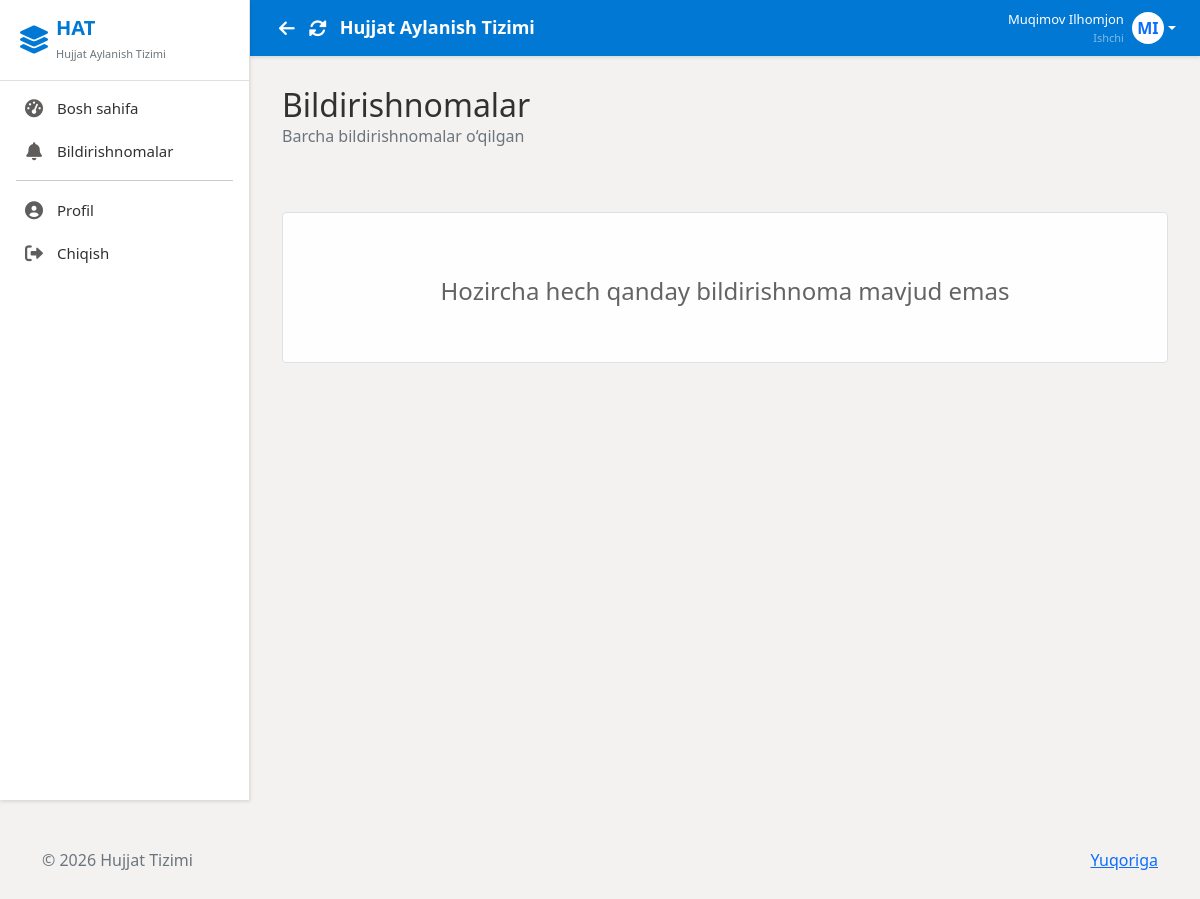
Before: /notifications/ (signed in) with the older database file.
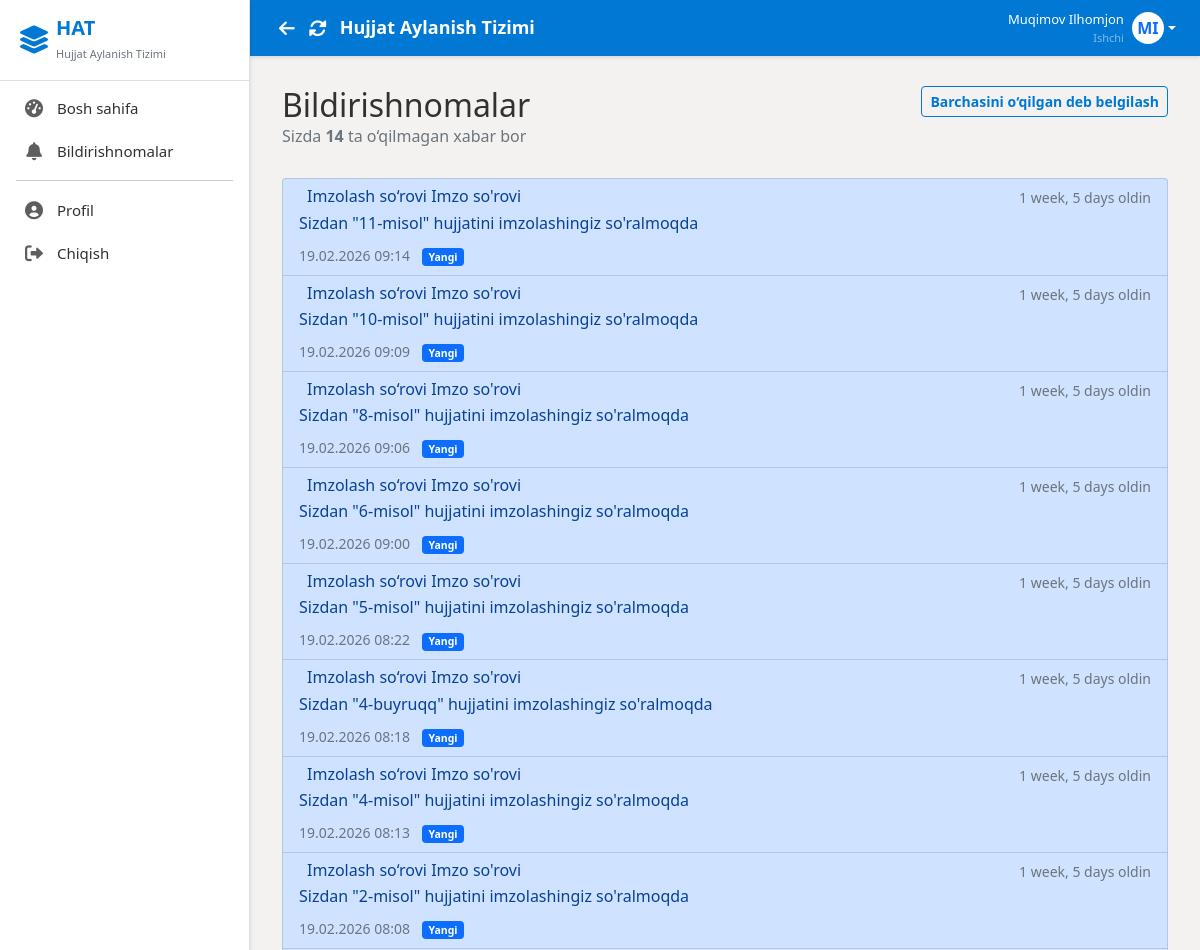
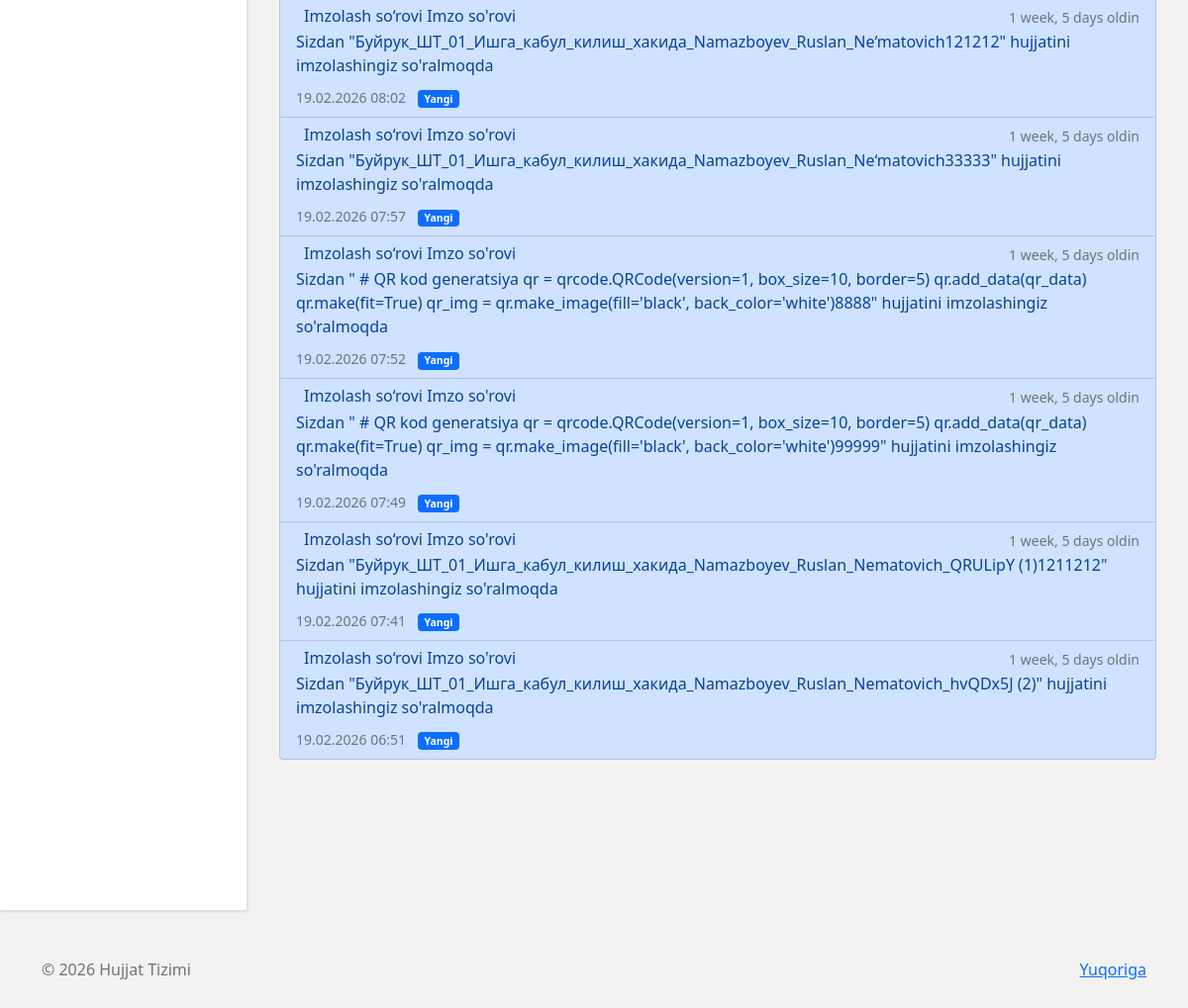
After: the same page with the newer database file (2 pictures, top to bottom).
### users/models.py (models this page shows, shortened)
class CustomUser(AbstractUser):
    ROLE_CHOICES = (
        ('admin', 'Administrator'),
        ('employee', 'Ishchi'),
        ('director', 'Direktor'),
    )
    role = models.CharField(max_length=20, choices=ROLE_CHOICES, default='employee')
    branch = models.ManyToManyField(
        Branch,
        related_name='employees',
        blank=True
    )
    profile_image = models.ImageField(upload_to='profiles/', null=True, blank=True)
    signature_image = models.ImageField(upload_to='signatures/', null=True, blank=True)
    fingerprint_enabled = models.BooleanField(default=False, verbose_name='Fingerprint Authentication Enabled')
    middle_name = models.CharField(max_length=100, blank=True, verbose_name='Otasining ismi')
    position = models.CharField(max_length=200, blank=True, verbose_name='Lavozim')
    class Meta:
        verbose_name = 'User'
        verbose_name_plural = 'Users'

### documents/models.py (models this page shows, shortened)
class Notification(models.Model):
    NOTIFICATION_TYPES = (
        ('signature_request', 'Imzo so\'rovi'),
        ('document_signed', 'Hujjat imzolandi'),
        ('status_changed', 'Holat o\'zgardi'),
    )
    user = models.ForeignKey('users.CustomUser', on_delete=models.CASCADE, related_name='notifications')
    notification_type = models.CharField(max_length=30, choices=NOTIFICATION_TYPES)
    order = models.ForeignKey(Order, on_delete=models.CASCADE, related_name='notifications', null=True, blank=True)
    message = models.TextField()
    read = models.BooleanField(default=False)
    created_at = models.DateTimeField(auto_now_add=True)
    class Meta:
        verbose_name = 'Bildirishnoma'
        verbose_name_plural = 'Bildirishnomalar'
        ordering = ['-created_at']

### users/views.py (the view)
# urls.py: path('notifications/',  views.notifications,        name='notifications'),
@login_required
def notifications(request):
    notifications = Notification.objects.filter(user=request.user).order_by('-created_at')
    unread_count = notifications.filter(read=False).count()
    if request.method == 'POST' and 'mark_all_read' in request.POST:
        notifications.update(read=True)
        messages.success(request, 'All notifications marked as read')
        return redirect('notifications')
    return render(request, 'users/notifications.html', {
        'notifications': notifications,
        'unread_count': unread_count
    })

### users/context_processors.py (called while the page is built)
def sidebar_branches(request):
    branches = Branch.objects.select_related('parent_branch').prefetch_related('sub_branches')
    return {
        'sidebar_branches': branches
    }

### templates/users/notifications.html (shortened to what this page needs)
{% extends 'base.html' %}
{% load static %}
{% block content %}
<div class="container mt-4">
    <div class="row mb-4">
        <div class="col">
            <h2 class="mb-0">Bildirishnomalar</h2>
            <p class="text-muted">
                {% if unread_count > 0 %}
                Sizda <strong>{{ unread_count }}</strong> ta o‘qilmagan xabar bor
                {% else %}
                Barcha bildirishnomalar o‘qilgan
                {% endif %}
            </p>
        </div>
        <div class="col-auto">
            {% if unread_count > 0 %}
            <form method="POST" class="d-inline">
                <button type="submit" class="btn btn-outline-primary btn-sm">
                     Barchasini o‘qilgan deb belgilash
                </button>
            </form>
            {% endif %}
        </div>
    </div>
    {% if notifications %}
    <div class="list-group">
        {% for notification in notifications %}
        <div
            class="list-group-item list-group-item-action {% if not notification.read %}list-group-item-primary bg-opacity-10{% endif %}">
            <div class="d-flex w-100 justify-content-between">
                <h6 class="mb-1">
                    {% if notification.notification_type == 'signature_request' %}
                    Imzolash so‘rovi
                    {% elif notification.notification_type == 'document_completed' %}
                    <i class="bi bi-check-circle-fill text-success me-2"></i>Buyruq yakunlandi
                    {% elif notification.notification_type == 'document_rejected' %}
                    <i class="bi bi-x-circle-fill text-danger me-2"></i>Buyruq rad etildi
                    {% else %}
                    <i class="bi bi-bell-fill text-secondary me-2"></i>Bildirishnoma
                    {% endif %}
                    {{ notification.get_notification_type_display|default:notification.notification_type }}
                </h6>
                <small class="text-muted">
                    {{ notification.created_at|timesince }} oldin
                </small>
            </div>
            <p class="mb-1">{{ notification.message }}</p>
            <div class="mt-2">
                <small class="text-muted">
                    {{ notification.created_at|date:"d.m.Y H:i" }}
                    {% if not notification.read %}
                    <span class="badge bg-primary ms-2">Yangi</span>
                    {% endif %}
                </small>
            </div>
        </div>
        {% empty %}
        <div class="alert alert-info text-center py-5 my-4">
            <i class="bi bi-bell-slash display-4 d-block mb-3 text-muted"></i>
            <h5>Hozircha bildirishnomalar yo‘q</h5>
            <p class="text-muted">Yangi xabarlar paydo bo‘lganda bu yerda ko‘rinadi</p>
        </div>
        {% endfor %}
    </div>
    {% else %}
    <div class="alert alert-light text-center py-5 my-5 border">
        <h4>Hozircha hech qanday bildirishnoma mavjud emas</h4>
    </div>
    {% endif %}
</div>
{% endblock %}

### templates/base.html (shortened to what this page needs)
<!DOCTYPE html>
<html lang="uz">
<head>
    <link href="https://cdn.jsdelivr.net/npm/bootstrap@5.1.3/dist/css/bootstrap.min.css" rel="stylesheet">
    <link rel="stylesheet" href="https://cdnjs.cloudflare.com/ajax/libs/font-awesome/6.0.0/css/all.min.css">
</head>
<body>
    {% include 'layouts/sidebar.html' %}
    <div class="main-content" id="mainContent">
        {% include 'layouts/header.html' %}
        <div class="container-fluid" style="flex: 1; overflow-y: auto; padding: 16px 20px;">
            {% block content %}{% endblock %}
        </div>
    </div>
    {% include 'layouts/footer.html' %}
</body>
</html>

### templates/layouts/sidebar.html (shortened to what this page needs)
<div class="sidebar">
    <div class="sidebar-header d-flex align-items-center">
        <i class="fas fa-layer-group fs-3 me-2"></i>
        <div>
            <h5 class="mb-0 fw-bold">HAT</h5>
            <small class="text-secondary" style="font-size: 11px;">Hujjat Aylanish Tizimi</small>
        </div>
    </div>
    <div class="sidebar-menu">
        {% if user.is_authenticated %}
        {% if user.role == 'admin' %}
        <a href="{% url 'dashboard' %}"
            class="{% if request.resolver_match.url_name == 'dashboard' %}active{% endif %}">
            <i class="fas fa-tachometer-alt"></i>
            Bosh sahifa
        </a>
        <a role="button" data-bs-toggle="collapse" data-bs-target="#branchesMenu" class="text-dark">
            <i class="fas fa-building"></i>
            <span>Lombardlar</span>
            <i class="fas fa-angle-down ms-auto" style="font-size: 12px; margin-right: 0;"></i>
        </a>
        <div class="collapse" id="branchesMenu">
            <a href="{% url 'create_branch' %}" class="d-block py-1 text-success fw-semibold"
                style="padding-left: 42px;">
                <i class="fas fa-plus me-1"></i> Yangi filial qo‘shish
            </a>
            {% for branch in sidebar_branches %}
            {% if not branch.parent_branch %}
            <a class="d-flex align-items-center text-dark fw-semibold py-1" data-bs-toggle="collapse"
                href="#branch-{{ branch.id }}" role="button" aria-expanded="false" style="padding-left: 42px;">
                <i class="fas fa-folder text-warning me-2" style="font-size: 14px; width:auto;"></i> {{ branch.name }}
            </a>
            <div class="collapse ps-4" id="branch-{{ branch.id }}">
                <a href="{% url 'branch_documents' branch.id %}" class="py-1 text-dark"
                    style="padding-left: 60px;">
                    <i class="fas fa-folder-open text-warning me-2" style="font-size: 12px; width:auto;"></i> Asosiy
                </a>
                {% for sub in branch.sub_branches.all %}
                <a href="{% url 'branch_documents' sub.id %}" class="py-1 text-dark" style="padding-left: 60px;">
                    <i class="fas fa-file-alt text-muted me-2" style="font-size: 12px; width:auto;"></i> {{ sub.name }}
                </a>
                {% endfor %}
            </div>
            {% endif %}
            {% endfor %}
        </div>
        <a href="{% url 'create_order' %}">
            <i class="fas fa-plus-circle"></i>
            Yangi Buyruq
        </a>
        {% else %}
        <a href="{% url 'dashboard' %}"
            class="{% if request.resolver_match.url_name == 'dashboard' %}active{% endif %}">
            <i class="fas fa-tachometer-alt"></i>
            Bosh sahifa
        </a>
        <a href="{% url 'notifications' %}">
            <i class="fas fa-bell"></i>
            Bildirishnomalar
        </a>
        {% endif %}
        <hr class="mx-3 my-2" style="border-color: var(--sidebar-border);">
        <a href="{% url 'profile' %}">
            <i class="fas fa-user-circle"></i>
            Profil
        </a>
        <a href="{% url 'logout' %}" onclick="return confirm('Chiqishni istaysizmi?')">
            <i class="fas fa-sign-out-alt"></i>
            Chiqish
        </a>
        {% else %}
        <a href="{% url 'login' %}">
            <i class="fas fa-sign-in-alt"></i>
            Kirish
        </a>
        {% endif %}
    </div>
</div>

### templates/layouts/header.html (shortened to what this page needs)
<div class="header">
  <div class="d-flex align-items-center">
    <button onclick="history.back()" class="btn btn-link text-white p-1 me-1" title="Orqaga" style="font-size:18px; text-decoration:none;">
      <i class="fas fa-arrow-left"></i>
    </button>
    <button onclick="location.reload()" class="btn btn-link text-white p-1 me-2" title="Yangilash" style="font-size:18px; text-decoration:none;">
      <i class="fas fa-sync-alt"></i>
    </button>
    <h4>{% block header_title %}Hujjat Aylanish Tizimi{% endblock %}</h4>
  </div>
  {% if user.is_authenticated %}
  <div class="user-info">
    <div class="dropdown">
      <a href="#" class="d-flex align-items-center text-decoration-none dropdown-toggle text-white"
        data-bs-toggle="dropdown">
        <div class="text-end me-2 d-none d-md-block">
          <div class="fw-semibold" style="font-size: 13px;">{{ user.get_full_name }}</div>
          <div class="text-white-50" style="font-size: 11px;">{{ user.get_role_display }}</div>
        </div>
        {% if user.profile_image %}
        <img src="{{ user.profile_image.url }}" alt="Profile" class="user-avatar">
        {% else %}
        <div class="user-avatar bg-white text-primary d-flex align-items-center justify-content-center fw-bold">
          {{ user.first_name|first }}{{ user.last_name|first }}
        </div>
        {% endif %}
      </a>
    </div>
  </div>
  {% endif %}
</div>

### templates/layouts/footer.html
<footer class="text-muted py-5">
    <div class="container">
        <p class="float-end mb-1"><a href="#">Yuqoriga</a></p>
        <p>&copy; 2026 Hujjat Tizimi</p>
    </div>
</footer>

### templates/base.html (style rules this page uses)
:root { --primary-color: #0078D4; --primary-hover: #005A9E; --primary-light: #C7E0F4; --secondary-color: #605E5C; --success-color: #107C41; --warning-color: #D83B01; --danger-color: #A4262C; --bg-body: #F3F2F1; --bg-surface: #FFFFFF; --text-primary: #323130; --text-secondary: #605E5C; --sidebar-bg: #FFFFFF; --sidebar-border: #E1DFDD; --sidebar-width: 250px; --header-height: 56px; --radius-md: 4px; --radius-lg: 6px; --shadow-sm: 0 1.6px 3.6px 0 rgba(0, 0, 0, 0.13), 0 0.3px 0.9px 0 rgba(0, 0, 0, 0.11); --shadow-md: 0 3.2px 7.2px 0 rgba(0, 0, 0, 0.13), 0 0.6px 1.8px 0 rgba(0, 0, 0, 0.11); }
* { margin: 0; padding: 0; box-sizing: border-box; }
body { font-family: 'Segoe UI', -apple-system, BlinkMacSystemFont, Roboto, 'Helvetica Neue', sans-serif; background-color: var(--bg-body); color: var(--text-primary); font-size: 16px; overflow: hidden; height: 100vh; }
.form-control, .btn { border-radius: var(--radius-md); font-family: inherit; }
.btn { font-weight: 600; box-shadow: none; transition: background-color 0.1s ease, color 0.1s ease; }
.btn-outline-primary { color: var(--primary-color); border-color: var(--primary-color); }
.sidebar { position: fixed; top: 0; left: 0; height: 100vh; width: var(--sidebar-width); background: var(--sidebar-bg); color: var(--text-primary); transition: all 0.3s cubic-bezier(0.25, 0.8, 0.25, 1); z-index: 1000; box-shadow: var(--shadow-sm); border-right: 1px solid var(--sidebar-border); }
.sidebar-header { padding: 16px 20px; background: transparent; border-bottom: 1px solid var(--sidebar-border); color: var(--primary-color); }
.sidebar-menu { padding: 6px 0; }
.sidebar-menu a { display: flex; align-items: center; padding: 10px 20px; color: var(--text-primary); text-decoration: none; transition: background-color 0.1s; border-left: 3px solid transparent; font-weight: 400; font-size: 15px; }
.sidebar-menu i { margin-right: 12px; width: 22px; text-align: center; font-size: 18px; color: var(--secondary-color); }
.main-content { margin-left: var(--sidebar-width); height: 100vh; display: flex; flex-direction: column; transition: all 0.3s cubic-bezier(0.25, 0.8, 0.25, 1); overflow: hidden; }
.header { background: var(--primary-color); color: white; padding: 0 24px; height: var(--header-height); min-height: var(--header-height); display: flex; justify-content: space-between; align-items: center; box-shadow: var(--shadow-sm); margin-bottom: 0; flex-shrink: 0; }
.header h4 { font-size: 18px; font-weight: 600; margin: 0; }
.user-info { display: flex; align-items: center; gap: 15px; }
.user-avatar { width: 32px; height: 32px; border-radius: 50%; object-fit: cover; border: 1px solid rgba(255, 255, 255, 0.5); }
.mt-4 { margin-top: 14px !important; }
.mb-4 { margin-bottom: 14px !important; }

Changed rows visible on the page:
added Notification: shows "Imzolash so‘rovi", notification_type "Imzo so'rovi", created_at "1 week, 5 days", message "Sizdan \"11-misol\" hujjatini imzolashingiz so'ralmoqda", created_at "19.02.2026 09:14", read "Yangi"
added Notification: shows "Imzolash so‘rovi", notification_type "Imzo so'rovi", created_at "1 week, 5 days", message "Sizdan \"10-misol\" hujjatini imzolashingiz so'ralmoqda", created_at "19.02.2026 09:09", read "Yangi"
added Notification: shows "Imzolash so‘rovi", notification_type "Imzo so'rovi", created_at "1 week, 5 days", message "Sizdan \"8-misol\" hujjatini imzolashingiz so'ralmoqda", created_at "19.02.2026 09:06", read "Yangi"
added Notification: shows "Imzolash so‘rovi", notification_type "Imzo so'rovi", created_at "1 week, 5 days", message "Sizdan \"6-misol\" hujjatini imzolashingiz so'ralmoqda", created_at "19.02.2026 09:00", read "Yangi"
added Notification: shows "Imzolash so‘rovi", notification_type "Imzo so'rovi", created_at "1 week, 5 days", message "Sizdan \"5-misol\" hujjatini imzolashingiz so'ralmoqda", created_at "19.02.2026 08:22", read "Yangi"
added Notification: shows "Imzolash so‘rovi", notification_type "Imzo so'rovi", created_at "1 week, 5 days", message "Sizdan \"4-buyruqq\" hujjatini imzolashingiz so'ralmoqda", created_at "19.02.2026 08:18", read "Yangi"
added Notification: shows "Imzolash so‘rovi", notification_type "Imzo so'rovi", created_at "1 week, 5 days", message "Sizdan \"4-misol\" hujjatini imzolashingiz so'ralmoqda", created_at "19.02.2026 08:13", read "Yangi"
added Notification: shows "Imzolash so‘rovi", notification_type "Imzo so'rovi", created_at "1 week, 5 days", message "Sizdan \"2-misol\" hujjatini imzolashingiz so'ralmoqda", created_at "19.02.2026 08:08", read "Yangi"
added Notification: shows "Imzolash so‘rovi", notification_type "Imzo so'rovi", created_at "1 week, 5 days", message "Sizdan \"Буйрук_ШТ_01_Ишга_кабул_килиш_хакида_Namazboyev_Ruslan_Ne‘matovich121212\" hujjatini imzolashingiz so'ralmoqda", created_at "19.02.2026 08:02", read "Yangi"
added Notification: shows "Imzolash so‘rovi", notification_type "Imzo so'rovi", created_at "1 week, 5 days", message "Sizdan \"Буйрук_ШТ_01_Ишга_кабул_килиш_хакида_Namazboyev_Ruslan_Ne‘matovich33333\" hujjatini imzolashingiz so'ralmoqda", created_at "19.02.2026 07:57", read "Yangi"
added Notification: shows "Imzolash so‘rovi", notification_type "Imzo so'rovi", created_at "1 week, 5 days", message "Sizdan \" # QR kod generatsiya qr = qrcode.QRCode(version=1, box_size=10, border=5) qr.add_data(qr_data) qr.make(fit=True) qr_img = qr.make_image(fill='black', back_color='white')8888\" hujjatini imzolashingiz so'ralmoqda", created_at "19.02.2026 07:52", read "Yangi"
added Notification: shows "Imzolash so‘rovi", notification_type "Imzo so'rovi", created_at "1 week, 5 days", message "Sizdan \" # QR kod generatsiya qr = qrcode.QRCode(version=1, box_size=10, border=5) qr.add_data(qr_data) qr.make(fit=True) qr_img = qr.make_image(fill='black', back_color='white')99999\" hujjatini imzolashingiz so'ralmoqda", created_at "19.02.2026 07:49", read "Yangi"
added Notification: shows "Imzolash so‘rovi", notification_type "Imzo so'rovi", created_at "1 week, 5 days", message "Sizdan \"Буйрук_ШТ_01_Ишга_кабул_килиш_хакида_Namazboyev_Ruslan_Nematovich_QRULipY (1)1211212\" hujjatini imzolashingiz so'ralmoqda", created_at "19.02.2026 07:41", read "Yangi"
added Notification: shows "Imzolash so‘rovi", notification_type "Imzo so'rovi", created_at "1 week, 5 days", message "Sizdan \"Буйрук_ШТ_01_Ишга_кабул_килиш_хакида_Namazboyev_Ruslan_Nematovich_hvQDx5J (2)\" hujjatini imzolashingiz so'ralmoqda", created_at "19.02.2026 06:51", read "Yangi"
Other visible differences:
{{ unread_count }}: (not shown) → "14"
text no longer shown: "Barcha bildirishnomalar o‘qilgan Hozircha hech qanday bildirishnoma mavjud emas"
text now shown: "Sizda ta o‘qilmagan xabar bor Barchasini o‘qilgan deb belgilash"
